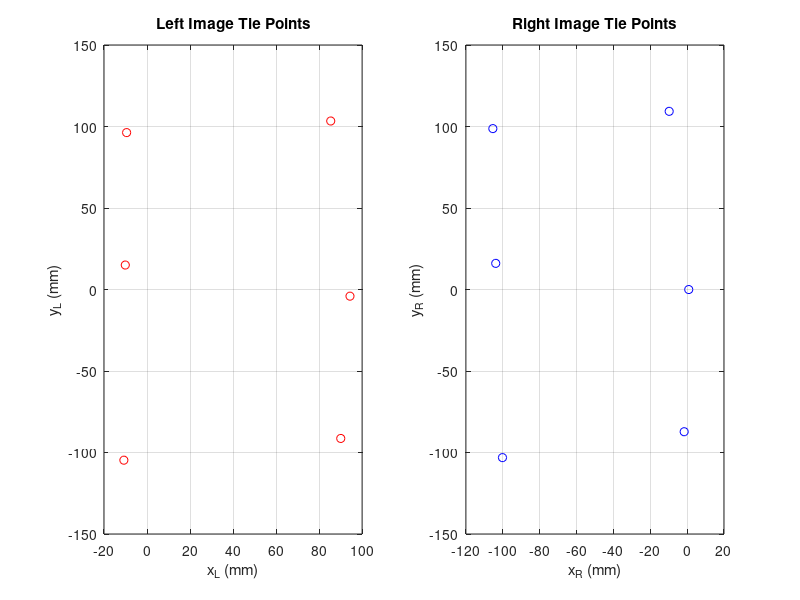

Write MATLAB code to recreate this figure. (Note: this script raises an error after producing the figure.)

close all;
clc;
format long g;
% Input tie points: [xL, yL, xR, yR]
% Given Tie Point Measurements
tie_points = [
    -10.105,  15.011, -103.829,  16.042;
     94.369,  -4.092,   0.868,  -0.022;
    -10.762, -104.711, -100.169, -103.14;
     90.075, -91.378,  -1.607, -87.253;
     -9.489,   96.26, -105.395,  98.706;
     85.42,   103.371,  -9.738, 109.306;
];

% Camera Focal Length (in mm)
c = 153.358 ; % Adjust to your camera's focal length
% Initial Values for Relative Orientation Parameters
b_X = 92;  % Baseline X (known, 92 mm)
b_Y = 0;   % Initial Y baseline
b_Z = 0;   % Initial Z baseline
omega = 0; % Initial rotation angle omega
phi = 0;   % Initial rotation angle phi
kappa = 0; % Initial rotation angle kappa
figure;
subplot(1, 2, 1);
plot(tie_points(:,1), tie_points(:,2), 'ro');
title('Left Image Tie Points');
xlabel('x_L (mm)');
ylabel('y_L (mm)');
grid on;

subplot(1, 2, 2);
plot(tie_points(:,3), tie_points(:,4), 'bo');
title('Right Image Tie Points');
xlabel('x_R (mm)');
ylabel('y_R (mm)');
grid on;
syms xL yL xR yR bY bZ omega phi kappa real

% Define image vectors
vL = [xL; yL; -c];
vR = [xR; yR; -c];

% Rotation matrix (approximate, first-order rotation)
R = [1, kappa, -phi;
    -kappa, 1, omega;
     phi, -omega, 1];

% Relative position vector
B = [b_X; bY; bZ];

% Coplanarity condition
coplanarity = B.' * cross(vL, R * vR);

% Partial derivatives
dF_dby = diff(coplanarity, bY);
dF_dbz = diff(coplanarity, bZ);
dF_domega = diff(coplanarity, omega);
dF_dphi = diff(coplanarity, phi);
dF_dkappa = diff(coplanarity, kappa);

% Display partial derivatives
disp('Partial derivatives:');
disp('dF/dbY ='), pretty(dF_dby)
disp('dF/dbZ ='), pretty(dF_dbz)
disp('dF/dOmega ='), pretty(dF_domega)
disp('dF/dPhi ='), pretty(dF_dphi)
disp('dF/dKappa ='), pretty(dF_dkappa)
syms xL yL xR yR bY bZ omega phi kappa real

% Define image vectors
vL = [xL; yL; -c];
vR = [xR; yR; -c];

% Rotation matrix (approximate, first-order rotation)
R = [1, kappa, -phi;
    -kappa, 1, omega;
     phi, -omega, 1];

% Relative position vector
B = [b_X; bY; bZ];

% Coplanarity condition
coplanarity = B.' * cross(vL, R * vR);

% Partial derivatives
dF_dby = diff(coplanarity, bY);
dF_dbz = diff(coplanarity, bZ);
dF_domega = diff(coplanarity, omega);
dF_dphi = diff(coplanarity, phi);
dF_dkappa = diff(coplanarity, kappa);
% Pixel Spacing (from previous labs)
pixel_spacing = 0.01; % Example value in mm/pixel
% Display the updated table
disp('Y-Parallax in Pixels:');
disp(y_parallax_table);
figure;
bar(tie_point_ids, Y_parallax_pixels);
title('Y-Parallax per Tie Point');
xlabel('Tie Point ID');
ylabel('Y-Parallax (Pixels)');
grid on;
% Calculate the Covariance Matrix
Qxx = inv(A' * A);
% Create Y-Parallax Table
y_parallax_table = table(tie_point_ids, Y_parallax, Y_parallax_pixels, ...
    'VariableNames', {'Tie_Point_ID', 'Y_Parallax_mm', 'Y_Parallax_Pixels'});

% Transform Y-Parallax to Pixel Size
pixel_spacing = 0.01; % Example value in mm/pixel
Y_parallax_pixels = Y_parallax / pixel_spacing;

% Tie point IDs for labeling
tie_point_ids = (1:size(tie_points, 1))';

% Display the table
disp('Y-Parallax Table:');
disp(y_parallax_table);

% Add to the table
y_parallax_table.Y_Parallax_Pixels = Y_parallax_pixels;


% Convert to Correlation Coefficient Matrix
D = sqrt(diag(Qxx));  % Standard deviations of the parameters
correlation_matrix = Qxx ./ (D * D');

% Parameter names for table
parameter_names = {'b_Y', 'b_Z', 'omega', 'phi', 'kappa'};

% Display the Correlation Matrix with Titles
disp('Correlation Coefficient Matrix:');
disp(array2table(correlation_matrix, 'VariableNames', parameter_names, 'RowNames', parameter_names));

% Display partial derivatives
disp('Partial derivatives:');
disp('dF/dbY ='), pretty(dF_dby)
disp('dF/dbZ ='), pretty(dF_dbz)
disp('dF/dOmega ='), pretty(dF_domega)
disp('dF/dPhi ='), pretty(dF_dphi)
disp('dF/dKappa ='), pretty(dF_dkappa)

% Calculate the Covariance Matrix
Qxx = inv(A' * A);

% Convert to Correlation Coefficient Matrix
D = sqrt(diag(Qxx));  % Standard deviations of the parameters
correlation_matrix = Qxx ./ (D * D');

% Parameter names for table
parameter_names = {'b_Y', 'b_Z', 'omega', 'phi', 'kappa'};

% Display the Correlation Matrix with Titles
disp('Correlation Coefficient Matrix:');
disp(array2table(correlation_matrix, 'VariableNames', parameter_names, 'RowNames', parameter_names));



